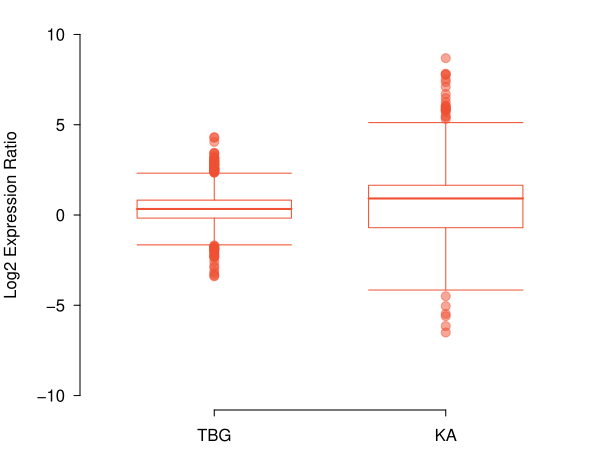

Write R code to recreate this figure.
library(hddplot)
library(openintro)
data(COL)

data(arenosa)

arenosa.means = data.frame(arenosa$gene.name, ka.nv.mean, ka.v.mean,
                           tbg.nv.mean, tbg.v.mean)

tbg.resp = log2(arenosa.means$tbg.v.mean/arenosa.means$tbg.nv.mean)
ka.resp = log2(arenosa.means$ka.v.mean/arenosa.means$ka.nv.mean)

summary(is.infinite(tbg.resp))
summary(is.infinite(ka.resp))

ka.zero.ratio = which(is.infinite(ka.resp) == TRUE)

arenosa.means.nonzero = arenosa.means[-ka.zero.ratio,]

tbg.resp.noinf = log2(arenosa.means.nonzero$tbg.v.mean/arenosa.means.nonzero$tbg.nv.mean)
ka.resp.noinf = log2(arenosa.means.nonzero$ka.v.mean/arenosa.means.nonzero$ka.nv.mean)

myPDF("arenosaResponseBoxplot.pdf", 6, 4.5,
      mar = c(2, 4, 1, 1),
      mgp = c(3, 0.75, 0))

boxPlot(tbg.resp.noinf,
        xlim = c(0.5, 2.5),
        ylab = 'Log2 Expression Ratio',
        ylim = c(-10, 10),
        lcol = "#00000000",
        col = "#00000000")
boxPlot(tbg.resp.noinf,
        lcol = COL[4],
        col = COL[4,3],
        cex = 0.75,
        add = 1)
boxPlot(ka.resp.noinf,
        lcol = COL[4],
        col = COL[4,3],
        cex = 0.75,
        add = 2)
axis(1, at = 1:2, labels = c("TBG", "KA"))

dev.off()
